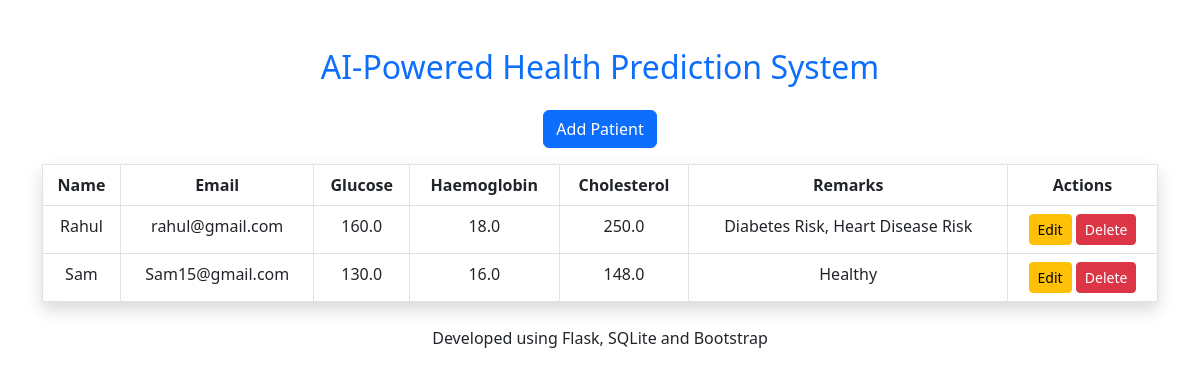
The app's page /, older data.
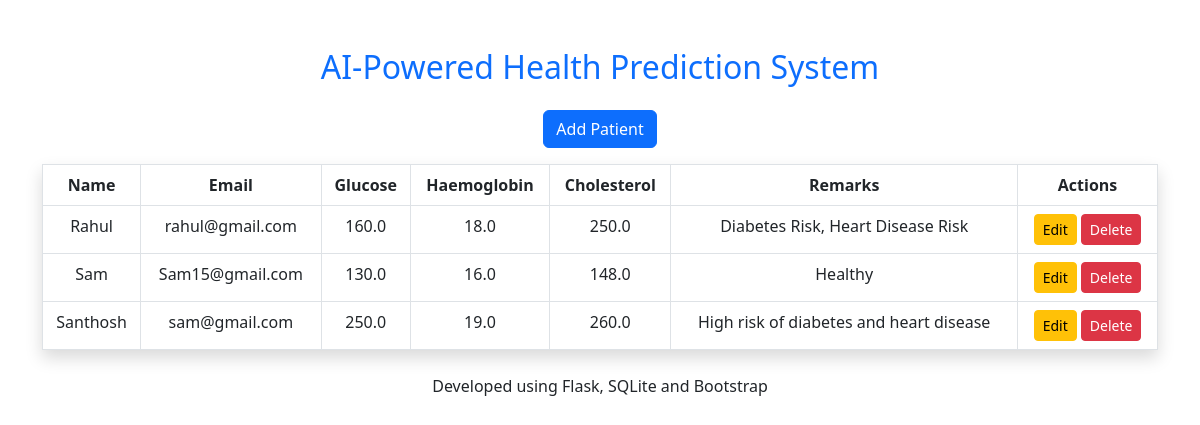
The same page, newer data.
### tables this page shows
CREATE TABLE patients (
            id INTEGER PRIMARY KEY AUTOINCREMENT,
            full_name TEXT,
            dob TEXT,
            email TEXT,
            glucose REAL,
            haemoglobin REAL,
            cholesterol REAL,
            remarks TEXT
        );

### app.py (the view)
@app.route('/')
def index():
    conn = sqlite3.connect('patients.db')
    cursor = conn.cursor()
    cursor.execute("SELECT * FROM patients")
    patients = cursor.fetchall()
    conn.close()
    return render_template('index.html', patients=patients)

### templates/index.html (shortened to what this page needs)
<!DOCTYPE html>
<html>
<head>
    <link href="https://cdn.jsdelivr.net/npm/bootstrap@5.3.0/dist/css/bootstrap.min.css" rel="stylesheet">
<link rel="stylesheet"
      href="{{ url_for('static', filename='style.css') }}">
      <link href="https://cdn.jsdelivr.net/npm/bootstrap@5.3.0/dist/css/bootstrap.min.css" rel="stylesheet">
</head>
<body class="container mt-5">
<div class="text-center">
<h2 class="mb-4 text-center text-primary">
    AI-Powered Health Prediction System
</h2>
    <a href="/add" class="btn btn-primary mb-3">Add Patient</a>
<table class="table table-bordered table-hover shadow">
        <tr>
            <th>Name</th>
            <th>Email</th>
            <th>Glucose</th>
            <th>Haemoglobin</th>
            <th>Cholesterol</th>
            <th>Remarks</th>
            <th>Actions</th>
        </tr>
        {% for patient in patients %}
        <tr>
            <td>{{ patient[1] }}</td>
            <td>{{ patient[3] }}</td>
            <td>{{ patient[4] }}</td>
            <td>{{ patient[5] }}</td>
            <td>{{ patient[6] }}</td>
            <td>{{ patient[7] }}</td>
            <td>
                <a href="/edit/{{ patient[0] }}" class="btn btn-warning btn-sm">Edit</a>
                <a href="/delete/{{ patient[0] }}" class="btn btn-danger btn-sm">
                    Delete
                </a>
            </td>
        </tr>
        {% endfor %}
    </table>
<div class="text-center mt-4">
    <p>Developed using Flask, SQLite and Bootstrap</p>
</div>
    </div>
</body>
</html>

### static/style.css (style rules this page uses)
body { background-color: #f4f6f9; }
h2 { font-weight: bold; }
table { background-color: white; }

Row changes from the older to the newer data that the page shows:
added patients: full_name "Santhosh", email "sam@gmail.com", glucose "250.0", haemoglobin "19.0", cholesterol "260.0", remarks "High risk of diabetes and heart disease"
